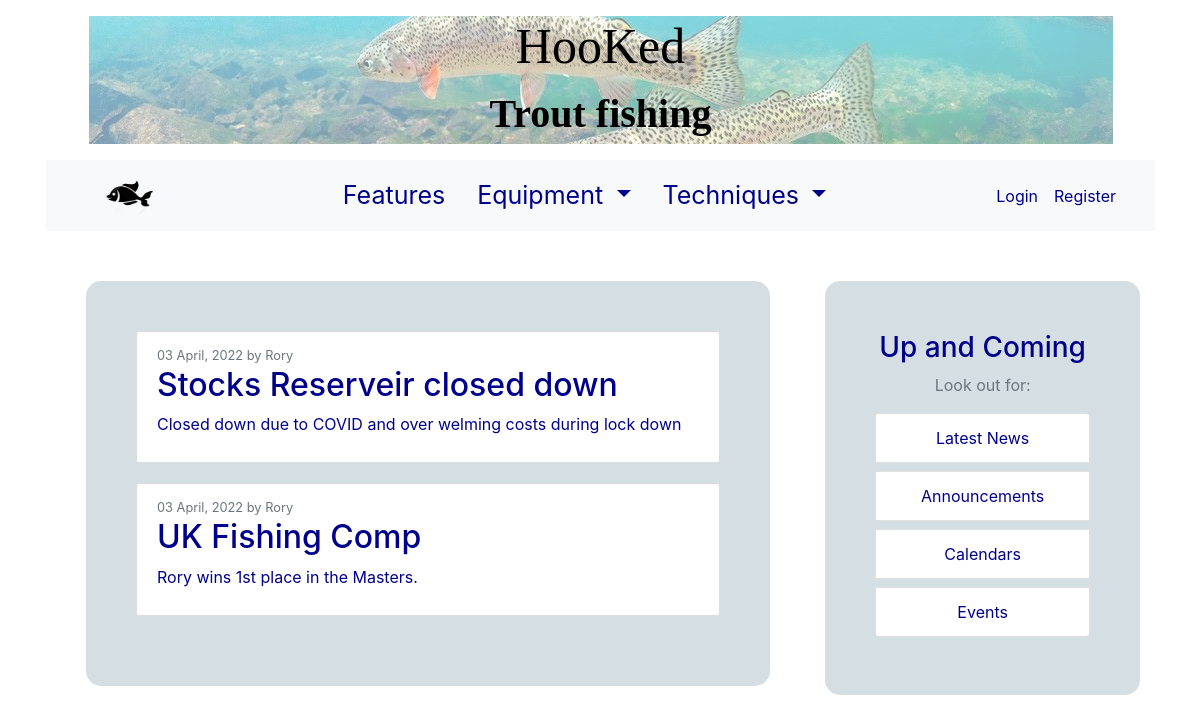
Page /announcements/ on the committed database.
### main_body/models.py (models this page shows, shortened)
class Announcements(models.Model):
    title = models.CharField(max_length=100)
    content = models.TextField()
    date_posted = models.DateTimeField(auto_now_add=True)
    author = models.ForeignKey(User, on_delete=models.CASCADE)

### main_body/views.py (the view)
# urls.py: path('announcements/', views.Announcements.as_view(), name='mb-announcements'),
class Announcements(View): # class based view seems to be working
    def get(self, request):
        return render(request, "main_body/announcements.html", {'title': 'Announcements', 'announcements': Mb_Announcements.objects.all()})

### main_body/templates/main_body/announcements.html (shortened to what this page needs)
{% extends "main_body/sidebar_content.html" %}
    {% block content %}
    {% if announcements  %}
            {% for post in announcements %}
                <article class="media content-section">
                    <div class="media-body">
                        <div class="article-metadata">
                            <small class="text-muted">{{ post.date_posted|date:"d F, Y" }} by {{ post.author}}</small>
                        </div>
                        <h2>{{ post.title }}</h2>
                        <p class="article-content">{{ post.content }}</p>
                    </div>
                </article>
            {% endfor %}
    {% endif %}
{% endblock content %}

### main_body/static/main_body/main.css (style rules this page uses)
* { color: darkblue !important; }
.content-section { background: #ffffff; padding: 10px 20px; border: 1px solid #dddddd; border-radius: 3px; margin-bottom: 20px; }

### rows in the picture
Announcements: date_posted "03 April, 2022", author "Rory", title "Stocks Reserveir closed down", content "Closed down due to COVID and over welming costs during lock down"
Announcements: date_posted "03 April, 2022", author "Rory", title "UK Fishing Comp", content "Rory wins 1st place in the Masters."
